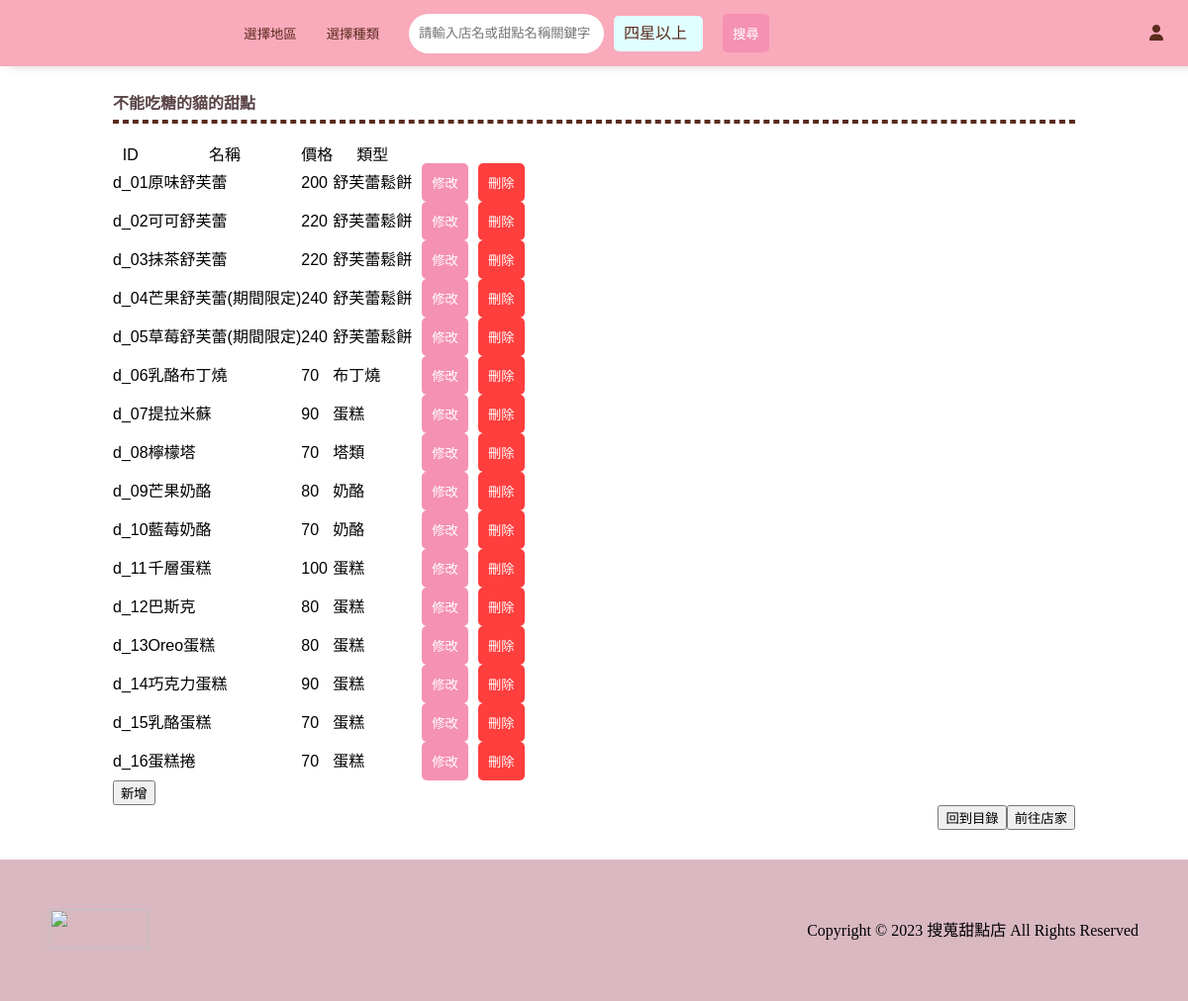
/manager_dessert_index.php?shop_id=s_01, run on an earlier commit of the app's database.
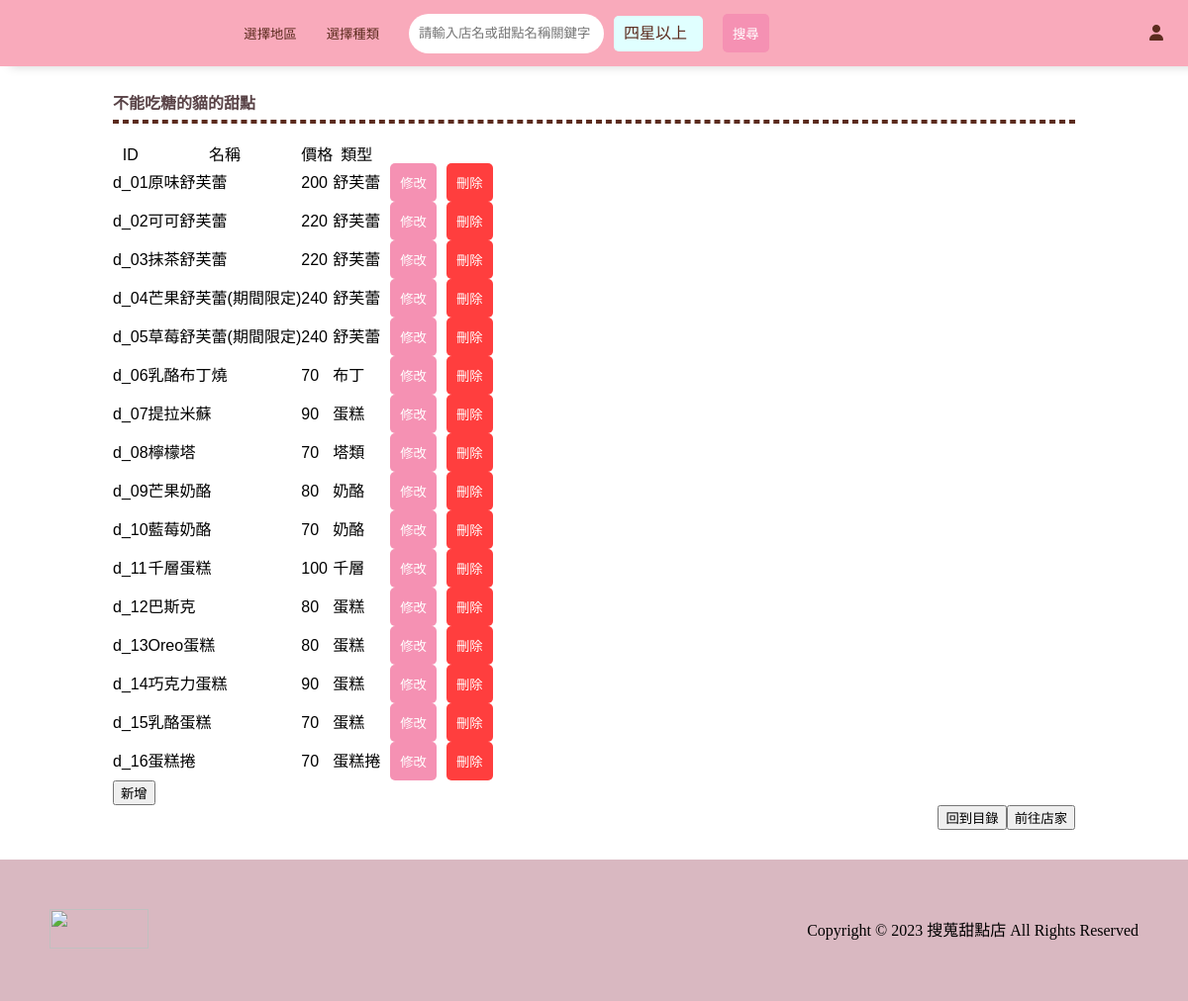
And on a later commit of the database.
### tables this page shows
CREATE TABLE `dessert` (
  `shop_ID` varchar(15) NOT NULL,
  `dess_ID` varchar(15) NOT NULL,
  `dess_Name` varchar(50) NOT NULL,
  `dess_Price` int NOT NULL,
  `desstype_ID` varchar(15) DEFAULT NULL
);

CREATE TABLE `desstype` (
  `desstype_ID` varchar(15) NOT NULL,
  `desstype_Name` varchar(50) NOT NULL
);

### manager_dessert_index.php (the view, shortened to what the changed rows need)
<?php
require_once '../db.php';
?>
<!DOCTYPE html>
<html lang="en">
<head>
    <link rel="stylesheet" href="https://cdnjs.cloudflare.com/ajax/libs/font-awesome/6.4.2/css/all.min.css">
    <link rel="stylesheet" href="https://cdn.jsdelivr.net/npm/swiper@11/swiper-bundle.min.css" />
    <link rel="stylesheet" href="../css/all.css">
</head>
<body>
    <div class="wrap">
        <div class="navbar">
            <?php
            if (isset($_SESSION['nowUser']) && $_SESSION['nowUser']['user_Role'] == "manager") {
                echo "<h1 class='logo'><a href='../manager_index.php'>搜蒐甜點店</a></h1>";
            } else {
                echo "<h1 class='logo'><a href='../index.php'>搜蒐甜點店</a></h1>";
            }
            ?>
        </div>
        <div class="main">
            <div class='shop-list'>
                <?php
                $shopID = isset($_GET['shop_id']) ? $_GET['shop_id'] : '';
                $sql = "SELECT shop_Name FROM shop WHERE shop_ID='$shopID'";
                $name_result = $conn->query($sql);
                $name = $name_result->fetch_assoc();
                echo "<h2 class='dessert-title' id='dessert-title'>" . $name["shop_Name"] . "的甜點</h2><hr style='border: 2px dashed #5B2B1E;'><br>";
                $sql = "SELECT d.shop_ID, d.dess_ID, d.dess_Name, d.dess_Price, dt.desstype_Name
            FROM dessert d
            JOIN desstype dt ON d.desstype_ID = dt.desstype_ID
            WHERE d.shop_ID = '$shopID'
            ORDER BY d.dess_ID";
                $result = $conn->query($sql);
                if ($result->num_rows > 0) {
                    echo "<table id='dessert-table'><tr><th>ID</th><th>名稱</th><th>價格</th><th>類型</th><th></th><th></th></tr>";
                    while ($row = $result->fetch_assoc()) {
                        $changed_shop_ID = $row["shop_ID"];
                        $changed_dess_ID = $row["dess_ID"];
                        echo "<tr id='row_{$changed_shop_ID}_{$changed_dess_ID}'>";
                        echo "<td>" . $row["dess_ID"] . "</td>";
                        echo "<td class='text-element'>" . $row["dess_Name"] . "</td>";
                        echo "<td class='text-element'>" . $row["dess_Price"] . "</td>";
                        echo "<td class='text-element'>" . $row["desstype_Name"] . "</td>";
                        echo "<td><button class='search-button modify-button' onclick=\"modifyRow('$changed_shop_ID', '$changed_dess_ID')\">修改</button></td>";
                        echo "<td><button type='submit' onclick=\"deletionDess('$changed_shop_ID','$changed_dess_ID')\" class='delete-button'>刪除</button></td>";
                        echo "</tr>";
                    }
                    echo "</table>";
                } else {
                    echo "<div class='noDess'>0 筆結果</div><br>";
                    echo "<table id='dessert-table'><tr><th>ID</th><th>名稱</th><th>價格</th><th>類型</th><th></th><th></th></tr>";
                    echo "</table>";
                    echo "<button onclick=\"addRow('$shopID')\" class='add-button'>新增</button>";
                }
                ?>
            </div>
        </div>
    </div>
</body>
</html>

What changed in the data, as far as the page shows it:
changed through a linked row, dessert "d_01": desstype_ID.desstype_Name "舒芙蕾鬆餅" → "舒芙蕾"
changed through a linked row, dessert "d_02": desstype_ID.desstype_Name "舒芙蕾鬆餅" → "舒芙蕾"
changed through a linked row, dessert "d_03": desstype_ID.desstype_Name "舒芙蕾鬆餅" → "舒芙蕾"
changed through a linked row, dessert "d_04": desstype_ID.desstype_Name "舒芙蕾鬆餅" → "舒芙蕾"
changed through a linked row, dessert "d_05": desstype_ID.desstype_Name "舒芙蕾鬆餅" → "舒芙蕾"
changed dessert "d_06": desstype_ID.desstype_Name "布丁燒" → "布丁"
changed dessert "d_11": desstype_ID.desstype_Name "蛋糕" → "千層"
changed dessert "d_16": desstype_ID.desstype_Name "蛋糕" → "蛋糕捲"
